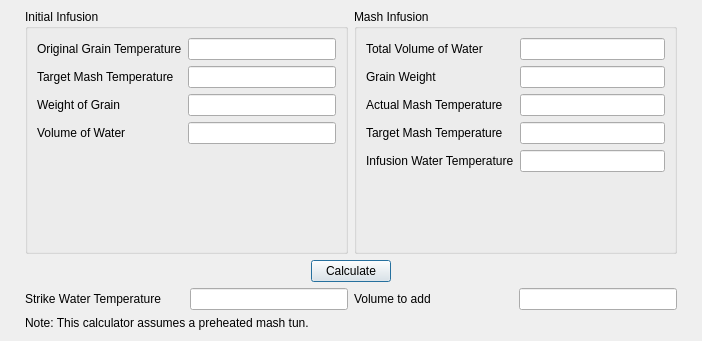
<?xml version="1.0" encoding="UTF-8"?>
<ui version="4.0">
 <class>strikeWaterDialog</class>
 <widget class="QDialog" name="strikeWaterDialog">
  <property name="geometry">
   <rect>
    <x>0</x>
    <y>0</y>
    <width>702</width>
    <height>341</height>
   </rect>
  </property>
  <property name="windowTitle">
   <string>Strike Water Calculator</string>
  </property>
  <layout class="QVBoxLayout" name="verticalLayout">
   <property name="leftMargin">
    <number>25</number>
   </property>
   <property name="topMargin">
    <number>9</number>
   </property>
   <property name="rightMargin">
    <number>25</number>
   </property>
   <item>
    <layout class="QHBoxLayout" name="inputs">
     <item>
      <widget class="QGroupBox" name="initialInfusion">
       <property name="title">
        <string>Initial Infusion</string>
       </property>
       <property name="configSection" stdset="0">
        <string notr="true">strikeWaterCalc</string>
       </property>
       <layout class="QFormLayout" name="formLayout_2">
        <property name="fieldGrowthPolicy">
         <enum>QFormLayout::AllNonFixedFieldsGrow</enum>
        </property>
        <item row="0" column="0">
         <widget class="SmartLabel" name="grainTempLbl">
          <property name="contextMenuPolicy">
           <enum>Qt::CustomContextMenu</enum>
          </property>
          <property name="text">
           <string>Original Grain Temperature</string>
          </property>
          <property name="buddy">
           <cstring>grainTempVal</cstring>
          </property>
         </widget>
        </item>
        <item row="0" column="1">
         <widget class="SmartLineEdit" name="grainTempVal">
          <property name="sizePolicy">
           <sizepolicy hsizetype="Preferred" vsizetype="Fixed">
            <horstretch>0</horstretch>
            <verstretch>0</verstretch>
           </sizepolicy>
          </property>
         </widget>
        </item>
        <item row="1" column="0">
         <widget class="SmartLabel" name="targetMashLbl">
          <property name="contextMenuPolicy">
           <enum>Qt::CustomContextMenu</enum>
          </property>
          <property name="text">
           <string>Target Mash Temperature</string>
          </property>
          <property name="buddy">
           <cstring>targetMashVal</cstring>
          </property>
         </widget>
        </item>
        <item row="1" column="1">
         <widget class="SmartLineEdit" name="targetMashVal">
          <property name="sizePolicy">
           <sizepolicy hsizetype="Preferred" vsizetype="Fixed">
            <horstretch>0</horstretch>
            <verstretch>0</verstretch>
           </sizepolicy>
          </property>
         </widget>
        </item>
        <item row="2" column="0">
         <widget class="SmartLabel" name="grainWeightInitLbl">
          <property name="contextMenuPolicy">
           <enum>Qt::CustomContextMenu</enum>
          </property>
          <property name="text">
           <string>Weight of Grain</string>
          </property>
          <property name="buddy">
           <cstring>grainWeightInitVal</cstring>
          </property>
         </widget>
        </item>
        <item row="2" column="1">
         <widget class="SmartLineEdit" name="grainWeightInitVal">
          <property name="sizePolicy">
           <sizepolicy hsizetype="Preferred" vsizetype="Fixed">
            <horstretch>0</horstretch>
            <verstretch>0</verstretch>
           </sizepolicy>
          </property>
          <property name="decimals" stdset="0">
           <number>1</number>
          </property>
         </widget>
        </item>
        <item row="3" column="0">
         <widget class="SmartLabel" name="waterVolumeLbl">
          <property name="contextMenuPolicy">
           <enum>Qt::CustomContextMenu</enum>
          </property>
          <property name="text">
           <string>Volume of Water</string>
          </property>
          <property name="buddy">
           <cstring>waterVolumeVal</cstring>
          </property>
         </widget>
        </item>
        <item row="3" column="1">
         <widget class="SmartLineEdit" name="waterVolumeVal">
          <property name="sizePolicy">
           <sizepolicy hsizetype="Preferred" vsizetype="Fixed">
            <horstretch>0</horstretch>
            <verstretch>0</verstretch>
           </sizepolicy>
          </property>
         </widget>
        </item>
       </layout>
      </widget>
     </item>
     <item>
      <widget class="QGroupBox" name="mashInfusion">
       <property name="title">
        <string>Mash Infusion</string>
       </property>
       <property name="configSection" stdset="0">
        <string notr="true">strikeWaterCalc</string>
       </property>
       <layout class="QFormLayout" name="formLayout">
        <property name="fieldGrowthPolicy">
         <enum>QFormLayout::AllNonFixedFieldsGrow</enum>
        </property>
        <item row="0" column="0">
         <widget class="SmartLabel" name="mashVolLbl">
          <property name="contextMenuPolicy">
           <enum>Qt::CustomContextMenu</enum>
          </property>
          <property name="text">
           <string>Total Volume of Water</string>
          </property>
          <property name="buddy">
           <cstring>mashVolVal</cstring>
          </property>
         </widget>
        </item>
        <item row="0" column="1">
         <widget class="SmartLineEdit" name="mashVolVal">
          <property name="sizePolicy">
           <sizepolicy hsizetype="Preferred" vsizetype="Fixed">
            <horstretch>0</horstretch>
            <verstretch>0</verstretch>
           </sizepolicy>
          </property>
         </widget>
        </item>
        <item row="1" column="0">
         <widget class="SmartLabel" name="grainWeightLbl">
          <property name="contextMenuPolicy">
           <enum>Qt::CustomContextMenu</enum>
          </property>
          <property name="text">
           <string>Grain Weight</string>
          </property>
          <property name="buddy">
           <cstring>grainWeightVal</cstring>
          </property>
         </widget>
        </item>
        <item row="1" column="1">
         <widget class="SmartLineEdit" name="grainWeightVal">
          <property name="sizePolicy">
           <sizepolicy hsizetype="Preferred" vsizetype="Fixed">
            <horstretch>0</horstretch>
            <verstretch>0</verstretch>
           </sizepolicy>
          </property>
         </widget>
        </item>
        <item row="2" column="0">
         <widget class="SmartLabel" name="actualMashLbl">
          <property name="contextMenuPolicy">
           <enum>Qt::CustomContextMenu</enum>
          </property>
          <property name="text">
           <string>Actual Mash Temperature</string>
          </property>
          <property name="buddy">
           <cstring>actualMashVal</cstring>
          </property>
         </widget>
        </item>
        <item row="2" column="1">
         <widget class="SmartLineEdit" name="actualMashVal">
          <property name="sizePolicy">
           <sizepolicy hsizetype="Preferred" vsizetype="Fixed">
            <horstretch>0</horstretch>
            <verstretch>0</verstretch>
           </sizepolicy>
          </property>
         </widget>
        </item>
        <item row="3" column="0">
         <widget class="SmartLabel" name="targetMashInfLbl">
          <property name="contextMenuPolicy">
           <enum>Qt::CustomContextMenu</enum>
          </property>
          <property name="text">
           <string>Target Mash Temperature</string>
          </property>
          <property name="buddy">
           <cstring>targetMashInfVal</cstring>
          </property>
         </widget>
        </item>
        <item row="3" column="1">
         <widget class="SmartLineEdit" name="targetMashInfVal">
          <property name="sizePolicy">
           <sizepolicy hsizetype="Preferred" vsizetype="Fixed">
            <horstretch>0</horstretch>
            <verstretch>0</verstretch>
           </sizepolicy>
          </property>
         </widget>
        </item>
        <item row="4" column="0">
         <widget class="SmartLabel" name="infusionWaterLbl">
          <property name="contextMenuPolicy">
           <enum>Qt::CustomContextMenu</enum>
          </property>
          <property name="text">
           <string>Infusion Water Temperature</string>
          </property>
          <property name="buddy">
           <cstring>infusionWaterVal</cstring>
          </property>
         </widget>
        </item>
        <item row="4" column="1">
         <widget class="SmartLineEdit" name="infusionWaterVal">
          <property name="sizePolicy">
           <sizepolicy hsizetype="Preferred" vsizetype="Fixed">
            <horstretch>0</horstretch>
            <verstretch>0</verstretch>
           </sizepolicy>
          </property>
         </widget>
        </item>
       </layout>
      </widget>
     </item>
    </layout>
   </item>
   <item>
    <layout class="QHBoxLayout" name="horizontalLayout">
     <item>
      <widget class="QPushButton" name="pushButton_calculate">
       <property name="sizePolicy">
        <sizepolicy hsizetype="Fixed" vsizetype="Fixed">
         <horstretch>0</horstretch>
         <verstretch>0</verstretch>
        </sizepolicy>
       </property>
       <property name="toolTip">
        <string>Calculate</string>
       </property>
       <property name="text">
        <string>Calculate</string>
       </property>
       <property name="iconSize">
        <size>
         <width>24</width>
         <height>24</height>
        </size>
       </property>
       <property name="autoDefault">
        <bool>false</bool>
       </property>
       <property name="default">
        <bool>true</bool>
       </property>
      </widget>
     </item>
    </layout>
   </item>
   <item>
    <layout class="QHBoxLayout" name="results">
     <item>
      <layout class="QHBoxLayout" name="initialResult">
       <item>
        <widget class="SmartLabel" name="initialResultLbl">
         <property name="sizePolicy">
          <sizepolicy hsizetype="Preferred" vsizetype="Fixed">
           <horstretch>0</horstretch>
           <verstretch>0</verstretch>
          </sizepolicy>
         </property>
         <property name="font">
          <font>
           <weight>50</weight>
           <bold>false</bold>
          </font>
         </property>
         <property name="contextMenuPolicy">
          <enum>Qt::CustomContextMenu</enum>
         </property>
         <property name="text">
          <string>Strike Water Temperature</string>
         </property>
         <property name="buddy">
          <cstring>initialResultTxt</cstring>
         </property>
        </widget>
       </item>
       <item>
        <widget class="SmartLineEdit" name="initialResultTxt">
         <property name="sizePolicy">
          <sizepolicy hsizetype="Preferred" vsizetype="Fixed">
           <horstretch>0</horstretch>
           <verstretch>0</verstretch>
          </sizepolicy>
         </property>
         <property name="readOnly">
          <bool>true</bool>
         </property>
        </widget>
       </item>
      </layout>
     </item>
     <item>
      <layout class="QHBoxLayout" name="mashResult">
       <item>
        <widget class="SmartLabel" name="mashResultLbl">
         <property name="sizePolicy">
          <sizepolicy hsizetype="Preferred" vsizetype="Fixed">
           <horstretch>0</horstretch>
           <verstretch>0</verstretch>
          </sizepolicy>
         </property>
         <property name="font">
          <font>
           <weight>50</weight>
           <bold>false</bold>
          </font>
         </property>
         <property name="contextMenuPolicy">
          <enum>Qt::CustomContextMenu</enum>
         </property>
         <property name="text">
          <string>Volume to add</string>
         </property>
         <property name="buddy">
          <cstring>mashResultTxt</cstring>
         </property>
        </widget>
       </item>
       <item>
        <widget class="SmartLineEdit" name="mashResultTxt">
         <property name="sizePolicy">
          <sizepolicy hsizetype="Preferred" vsizetype="Fixed">
           <horstretch>0</horstretch>
           <verstretch>0</verstretch>
          </sizepolicy>
         </property>
         <property name="readOnly">
          <bool>true</bool>
         </property>
        </widget>
       </item>
      </layout>
     </item>
    </layout>
   </item>
   <item>
    <widget class="QLabel" name="Notes">
     <property name="sizePolicy">
      <sizepolicy hsizetype="Expanding" vsizetype="Maximum">
       <horstretch>0</horstretch>
       <verstretch>0</verstretch>
      </sizepolicy>
     </property>
     <property name="text">
      <string>Note: This calculator assumes a preheated mash tun.</string>
     </property>
    </widget>
   </item>
  </layout>
 </widget>
 <customwidgets>
  <customwidget>
   <class>SmartLabel</class>
   <extends>QLabel</extends>
   <header>widgets/SmartLabel.h</header>
   <slots>
    <signal>changedSystemOfMeasurementOrScale(PreviousScaleInfo)</signal>
    <slot>popContextMenu(QPoint)</slot>
   </slots>
  </customwidget>
  <customwidget>
   <class>SmartLineEdit</class>
   <extends>QLineEdit</extends>
   <header>widgets/SmartLineEdit.h</header>
   <slots>
    <signal>textModified()</signal>
    <slot>lineChanged()</slot>
    <slot>lineChanged(PreviousScaleInfo)</slot>
   </slots>
  </customwidget>
 </customwidgets>
 <resources/>
 <connections/>
</ui>
